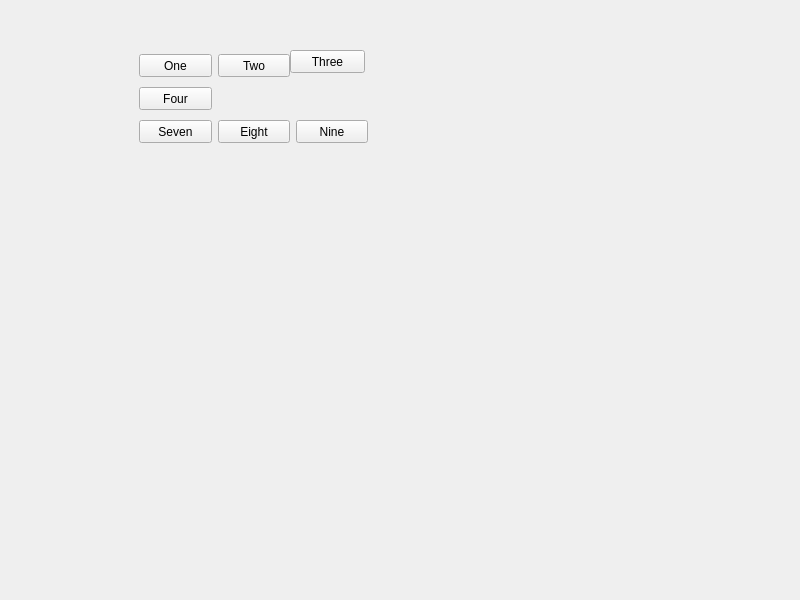
<?xml version="1.0" encoding="UTF-8"?>
<ui version="4.0">
 <class>Widget</class>
 <widget class="QWidget" name="Widget">
  <property name="geometry">
   <rect>
    <x>0</x>
    <y>0</y>
    <width>800</width>
    <height>600</height>
   </rect>
  </property>
  <property name="windowTitle">
   <string>Widget</string>
  </property>
  <widget class="QPushButton" name="pushButton1">
   <property name="geometry">
    <rect>
     <x>139</x>
     <y>54</y>
     <width>73</width>
     <height>23</height>
    </rect>
   </property>
   <property name="sizePolicy">
    <sizepolicy hsizetype="Preferred" vsizetype="Fixed">
     <horstretch>0</horstretch>
     <verstretch>0</verstretch>
    </sizepolicy>
   </property>
   <property name="text">
    <string>One</string>
   </property>
  </widget>
  <widget class="QPushButton" name="pushButton2">
   <property name="geometry">
    <rect>
     <x>218</x>
     <y>54</y>
     <width>72</width>
     <height>23</height>
    </rect>
   </property>
   <property name="sizePolicy">
    <sizepolicy hsizetype="Preferred" vsizetype="Fixed">
     <horstretch>0</horstretch>
     <verstretch>0</verstretch>
    </sizepolicy>
   </property>
   <property name="text">
    <string>Two</string>
   </property>
  </widget>
  <widget class="QPushButton" name="pushButton4">
   <property name="geometry">
    <rect>
     <x>139</x>
     <y>87</y>
     <width>73</width>
     <height>23</height>
    </rect>
   </property>
   <property name="sizePolicy">
    <sizepolicy hsizetype="Preferred" vsizetype="Fixed">
     <horstretch>0</horstretch>
     <verstretch>0</verstretch>
    </sizepolicy>
   </property>
   <property name="text">
    <string>Four</string>
   </property>
  </widget>
  <widget class="QPushButton" name="pushButton7">
   <property name="geometry">
    <rect>
     <x>139</x>
     <y>120</y>
     <width>73</width>
     <height>23</height>
    </rect>
   </property>
   <property name="sizePolicy">
    <sizepolicy hsizetype="Preferred" vsizetype="Fixed">
     <horstretch>0</horstretch>
     <verstretch>0</verstretch>
    </sizepolicy>
   </property>
   <property name="text">
    <string>Seven</string>
   </property>
  </widget>
  <widget class="QPushButton" name="pushButton8">
   <property name="geometry">
    <rect>
     <x>218</x>
     <y>120</y>
     <width>72</width>
     <height>23</height>
    </rect>
   </property>
   <property name="sizePolicy">
    <sizepolicy hsizetype="Preferred" vsizetype="Fixed">
     <horstretch>0</horstretch>
     <verstretch>0</verstretch>
    </sizepolicy>
   </property>
   <property name="text">
    <string>Eight</string>
   </property>
  </widget>
  <widget class="QPushButton" name="pushButton9">
   <property name="geometry">
    <rect>
     <x>296</x>
     <y>120</y>
     <width>72</width>
     <height>23</height>
    </rect>
   </property>
   <property name="sizePolicy">
    <sizepolicy hsizetype="Preferred" vsizetype="Fixed">
     <horstretch>0</horstretch>
     <verstretch>0</verstretch>
    </sizepolicy>
   </property>
   <property name="text">
    <string>Nine</string>
   </property>
  </widget>
  <widget class="QPushButton" name="pushButton3">
   <property name="geometry">
    <rect>
     <x>290</x>
     <y>50</y>
     <width>75</width>
     <height>23</height>
    </rect>
   </property>
   <property name="sizePolicy">
    <sizepolicy hsizetype="Minimum" vsizetype="Expanding">
     <horstretch>0</horstretch>
     <verstretch>0</verstretch>
    </sizepolicy>
   </property>
   <property name="text">
    <string>Three</string>
   </property>
  </widget>
 </widget>
 <resources/>
 <connections/>
</ui>
